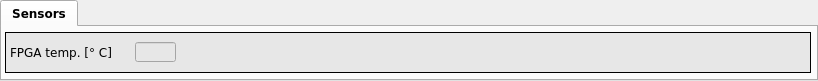
   <widget class="QTabWidget" name="MainSignalWindowTab_4">
    <property name="enabled">
     <bool>true</bool>
    </property>
    <property name="geometry">
     <rect>
      <x>5</x>
      <y>10</y>
      <width>818</width>
      <height>81</height>
     </rect>
    </property>
    <property name="sizePolicy">
     <sizepolicy hsizetype="Expanding" vsizetype="Expanding">
      <horstretch>0</horstretch>
      <verstretch>0</verstretch>
     </sizepolicy>
    </property>
    <property name="minimumSize">
     <size>
      <width>300</width>
      <height>75</height>
     </size>
    </property>
    <property name="font">
     <font>
      <family>DejaVu Sans</family>
      <pointsize>9</pointsize>
      <weight>75</weight>
      <bold>true</bold>
      <kerning>false</kerning>
     </font>
    </property>
    <property name="styleSheet">
     <string notr="true"/>
    </property>
    <property name="currentIndex">
     <number>0</number>
    </property>
    <property name="iconSize">
     <size>
      <width>16</width>
      <height>16</height>
     </size>
    </property>
    <property name="elideMode">
     <enum>Qt::ElideNone</enum>
    </property>
    <property name="usesScrollButtons">
     <bool>false</bool>
    </property>
    <widget class="QWidget" name="tab_4">
     <attribute name="title">
      <string>Sensors</string>
     </attribute>
     <widget class="caFrame" name="caframe_6">
      <property name="geometry">
       <rect>
        <x>3</x>
        <y>5</y>
        <width>806</width>
        <height>41</height>
       </rect>
      </property>
      <property name="styleSheet">
       <string notr="true">background-color: rgb(231, 231, 231);</string>
      </property>
      <property name="frameShape">
       <enum>QFrame::Box</enum>
      </property>
      <property name="frameShadow">
       <enum>QFrame::Plain</enum>
      </property>
      <property name="lineWidth">
       <number>1</number>
      </property>
      <property name="midLineWidth">
       <number>1</number>
      </property>
      <property name="background">
       <color>
        <red>0</red>
        <green>0</green>
        <blue>0</blue>
       </color>
      </property>
      <widget class="caRelatedDisplay" name="bpm_temp">
       <property name="geometry">
        <rect>
         <x>565</x>
         <y>10</y>
         <width>111</width>
         <height>21</height>
        </rect>
       </property>
       <property name="font">
        <font>
         <family>Sans Serif</family>
         <pointsize>10</pointsize>
        </font>
       </property>
       <property name="background">
        <color>
         <red>252</red>
         <green>220</green>
         <blue>123</blue>
        </color>
       </property>
       <property name="labels">
        <string notr="true">BPM T°C</string>
       </property>
       <property name="files">
        <string notr="true">temperatures</string>
       </property>
       <property name="args">
        <string notr="true">MODULE=$(BPM)</string>
       </property>
      </widget>
      <widget class="caRelatedDisplay" name="bpm_temp_2">
       <property name="geometry">
        <rect>
         <x>690</x>
         <y>10</y>
         <width>111</width>
         <height>21</height>
        </rect>
       </property>
       <property name="font">
        <font>
         <family>Sans Serif</family>
         <pointsize>10</pointsize>
        </font>
       </property>
       <property name="background">
        <color>
         <red>252</red>
         <green>220</green>
         <blue>123</blue>
        </color>
       </property>
       <property name="labels">
        <string notr="true">BPM U/I</string>
       </property>
       <property name="files">
        <string notr="true">voltages</string>
       </property>
       <property name="args">
        <string notr="true">MODULE=$(BPM);</string>
       </property>
      </widget>
      <widget class="QLabel" name="label_32">
       <property name="geometry">
        <rect>
         <x>5</x>
         <y>10</y>
         <width>121</width>
         <height>21</height>
        </rect>
       </property>
       <property name="font">
        <font>
         <family>DejaVu Sans</family>
         <pointsize>9</pointsize>
        </font>
       </property>
       <property name="text">
        <string>FPGA temp. [° C]</string>
       </property>
      </widget>
      <widget class="caTextEntry" name="tbtddcsynth_offs_6">
       <property name="geometry">
        <rect>
         <x>130</x>
         <y>10</y>
         <width>41</width>
         <height>20</height>
        </rect>
       </property>
       <property name="font">
        <font>
         <family>DejaVu Sans</family>
         <pointsize>9</pointsize>
        </font>
       </property>
       <property name="alignment">
        <set>Qt::AlignRight|Qt::AlignTrailing|Qt::AlignVCenter</set>
       </property>
       <property name="channel" stdset="0">
        <string notr="true">$(BPM):ID_2:value</string>
       </property>
       <property name="background">
        <color>
         <red>255</red>
         <green>255</green>
         <blue>255</blue>
        </color>
       </property>
       <property name="fontScaleMode">
        <enum>caLineEdit::WidthAndHeight</enum>
       </property>
      </widget>
     </widget>
     <widget class="QTabWidget" name="MainSignalWindowTab_5">
      <property name="enabled">
       <bool>true</bool>
      </property>
      <property name="geometry">
       <rect>
        <x>0</x>
        <y>480</y>
        <width>556</width>
        <height>80</height>
       </rect>
      </property>
      <property name="sizePolicy">
       <sizepolicy hsizetype="Expanding" vsizetype="Expanding">
        <horstretch>0</horstretch>
        <verstretch>0</verstretch>
       </sizepolicy>
      </property>
      <property name="minimumSize">
       <size>
        <width>300</width>
        <height>80</height>
       </size>
      </property>
      <property name="font">
       <font>
        <family>DejaVu Sans</family>
        <pointsize>9</pointsize>
        <weight>75</weight>
        <bold>true</bold>
        <kerning>false</kerning>
       </font>
      </property>
      <property name="styleSheet">
       <string notr="true"/>
      </property>
      <property name="currentIndex">
       <number>0</number>
      </property>
      <property name="iconSize">
       <size>
        <width>16</width>
        <height>16</height>
       </size>
      </property>
      <property name="elideMode">
       <enum>Qt::ElideNone</enum>
      </property>
      <property name="usesScrollButtons">
       <bool>false</bool>
      </property>
      <widget class="QWidget" name="tab_5">
       <attribute name="title">
        <string>Sensors</string>
       </attribute>
       <widget class="caFrame" name="caframe_10">
        <property name="geometry">
         <rect>
          <x>5</x>
          <y>5</y>
          <width>541</width>
          <height>41</height>
         </rect>
        </property>
        <property name="styleSheet">
         <string notr="true">background-color: rgb(231, 231, 231);</string>
        </property>
        <property name="frameShape">
         <enum>QFrame::Box</enum>
        </property>
        <property name="frameShadow">
         <enum>QFrame::Plain</enum>
        </property>
        <property name="lineWidth">
         <number>1</number>
        </property>
        <property name="midLineWidth">
         <number>1</number>
        </property>
        <property name="background">
         <color>
          <red>0</red>
          <green>0</green>
          <blue>0</blue>
         </color>
        </property>
        <widget class="caRelatedDisplay" name="bpm_temp_3">
         <property name="geometry">
          <rect>
           <x>295</x>
           <y>10</y>
           <width>111</width>
           <height>21</height>
          </rect>
         </property>
         <property name="font">
          <font>
           <family>Sans Serif</family>
           <pointsize>10</pointsize>
          </font>
         </property>
         <property name="background">
          <color>
           <red>252</red>
           <green>220</green>
           <blue>123</blue>
          </color>
         </property>
         <property name="labels">
          <string notr="true">BPM T°C</string>
         </property>
         <property name="files">
          <string notr="true">temperatures</string>
         </property>
         <property name="args">
          <string notr="true">MODULE=$(BPM);</string>
         </property>
        </widget>
        <widget class="caRelatedDisplay" name="bpm_temp_4">
         <property name="geometry">
          <rect>
           <x>420</x>
           <y>10</y>
           <width>111</width>
           <height>21</height>
          </rect>
         </property>
         <property name="font">
          <font>
           <family>Sans Serif</family>
           <pointsize>10</pointsize>
          </font>
         </property>
         <property name="background">
          <color>
           <red>252</red>
           <green>220</green>
           <blue>123</blue>
          </color>
         </property>
         <property name="labels">
          <string notr="true">BPM U/I</string>
         </property>
         <property name="files">
          <string notr="true">voltages</string>
         </property>
         <property name="args">
          <string notr="true">MODULE=$(BPM);</string>
         </property>
        </widget>
        <widget class="QLabel" name="label_34">
         <property name="geometry">
          <rect>
           <x>5</x>
           <y>10</y>
           <width>151</width>
           <height>21</height>
          </rect>
         </property>
         <property name="font">
          <font>
           <pointsize>10</pointsize>
          </font>
         </property>
         <property name="text">
          <string>FPGA temp. [° C]</string>
         </property>
        </widget>
        <widget class="caLineEdit" name="calineedit_9">
         <property name="geometry">
          <rect>
           <x>155</x>
           <y>10</y>
           <width>46</width>
           <height>21</height>
          </rect>
         </property>
         <property name="font">
          <font>
           <family>Sans Serif</family>
           <pointsize>13</pointsize>
          </font>
         </property>
         <property name="alignment">
          <set>Qt::AlignRight|Qt::AlignTrailing|Qt::AlignVCenter</set>
         </property>
         <property name="channel" stdset="0">
          <string notr="true">$(BPM):ID_2:value</string>
         </property>
         <property name="precision">
          <number>2</number>
         </property>
        </widget>
       </widget>
      </widget>
     </widget>
    </widget>
   </widget>
